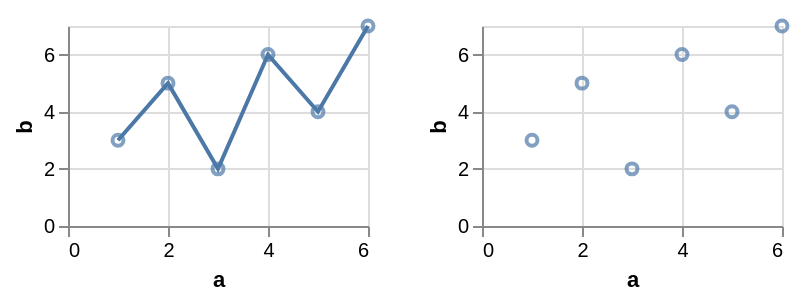

Vega-Lite specification for this chart:
### Vega-Lite specification from a JSON file in a GitHub repository (floating-point values rounded to 4 significant figures)
{"$schema": "https://vega.github.io/schema/vega-lite/v6.json", "data": {"values": [{"a": 1, "b": 3, "c": "x", "d": "2020-01-01"}, {"a": 2, "b": 5, "c": "y", "d": "2020-03-01"}, {"a": 3, "b": 2, "c": "x", "d": "2020-06-01"}, {"a": 4, "b": 6, "c": "z", "d": "2020-09-01"}, {"a": 5, "b": 4, "c": "y", "d": "2021-01-01"}, {"a": 6, "b": 7, "c": "z", "d": "2021-04-01"}]}, "hconcat": [{"width": 150, "height": 100, "layer": [{"height": 100, "mark": "point", "encoding": {"x": {"field": "a", "type": "quantitative"}, "y": {"field": "b", "type": "quantitative"}}, "params": [{"name": "brush", "select": "interval"}]}, {"mark": "line", "encoding": {"x": {"field": "a", "type": "quantitative"}, "y": {"field": "b", "type": "quantitative"}}}]}, {"width": 150, "height": 100, "mark": "point", "encoding": {"x": {"field": "a", "type": "quantitative"}, "y": {"field": "b", "type": "quantitative"}}, "transform": [{"filter": {"param": "brush"}}]}]}
